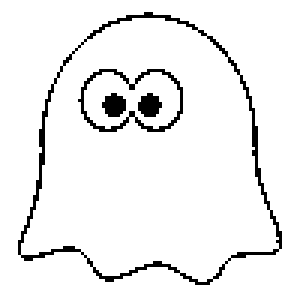
#> input picture 02/duch100.png, 100 x 100 px (shown 3 times larger)
$ jupyter execute --allow-errors Tiles.ipynb   (shell and % lines are left out)
#> lines starting #> are read from the running program, lines starting #| are printed output that depends on the picture; after the words box and inside, x2 and y2 are one past the last pixel; in counts of white or black regions, pixels touching at a corner belong together
[cell 1]
import matplotlib.pyplot as plt
import matplotlib.image as mpimg
import numpy as np
import colorsys
import copy
import time
import sys
from tqdm import tqdm
from PIL import Image

#img = Image.open('dragon_200.png')
#img = Image.open('pattern.png')
#img = Image.open('ghost_200.png')
img = Image.open('duch100.png')
#> img is the input picture: PIL image 100x100 RGB; 93.9% white; black in thin lines or dots, all inside (x1, y1, x2, y2) = (6, 4, 94, 95)
img = img.convert('RGB')

print(img.size)
#| (100, 100)
plt.imshow(img)

[cell 2]
TILE_SIZE = 5 # Size of the tile => 10x10
BITS = 1       # Color depth

class Tile:
    def get_pixel(self, x, y):
        return self.pixels[x][y]

    def to_binary(self):
        if (BITS == 8):
            binary = [bin(x)[2:].zfill(8) for x in self.pixels.flatten()]
            return np.array([list(map(int, x)) for x in binary]).flatten()
        if (BITS == 1):
            binary = []
            for x in self.pixels.flatten():
                assert(x == 255 or x == 0)
                binary.append(x // 255)
            return np.array(binary)

    def __init__(self, pixels):
        self.pixels = pixels

def tile_equals(tile1, tile2):
    return np.array_equal(tile1.pixels.flatten(), tile2.pixels.flatten())

[cell 3]
WIDTH = img.size[0]
#> WIDTH = 100
HEIGHT = img.size[1]
#> HEIGHT = 100

tiles_x = WIDTH // TILE_SIZE
#> tiles_x = 20
tiles_y = HEIGHT // TILE_SIZE
#> tiles_y = 20

def get_tiles_from_img(img):
    img_data = np.array(img.getdata()).reshape(WIDTH, HEIGHT, 3)
    print("Img data shape: ", img_data.shape)
#| Img data shape:  (100, 100, 3)

    tiles = []
    for x in range(tiles_x):
        for y in range(tiles_y):
            pixels = []
            count = 0
            for offset_x in range(TILE_SIZE):
                for offset_y in range(TILE_SIZE):
                    pixels.append(img_data[x * TILE_SIZE + offset_x][y * TILE_SIZE + offset_y])

            tiles.append(Tile(np.array(pixels).reshape(TILE_SIZE, TILE_SIZE, 3)))
#> after the loop, tiles = 400 items

    return np.array(tiles)

[cell 4]
# [7 lines left out: function get_rotations_of_tile, not called in this run]

[cell 5]
# [48 lines left out: functions show_tiles, to_color_depth_8, predicted_to_tiles, not called in this run]

[cell 6]
assert(WIDTH % TILE_SIZE == 0 and HEIGHT % TILE_SIZE == 0)

[cell 7]
tiles = get_tiles_from_img(img)

train_x = [t.to_binary() for t in tiles]
#> train_x = 400 items
train_y = np.copy(train_x)
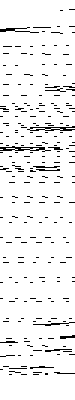
#> train_y: shape (400, 75) int64; values 0 (black) and 1 (white), 93.9% white; black in thin lines or dots

[cell 8]
# [50 lines left out: functions show_used_tiles, show_tiles_matrix, not called in this run]

#### Hidden layer sizes

[cell 9]
from scipy import misc
HIDDEN_1 = 8
HIDDEN_2 = 16
throughput = 0
for i in range(HIDDEN_1 + 1):
    throughput += misc.comb(HIDDEN_2, i, exact=1)
print("Max throughput (between two hidden layers): ", throughput)

[cell 10]
# [5 lines left out: function get_model_score, not called in this run]

#### Standard fit

[cell 11]
STANDARD_FIT = True
#> (the rest of this cell did not finish here and is left out)

#> (a cell that did not finish here is left out)

#### Partial fit using rotations of tiles

[cell 13]
# [9 lines left out: function show_iter_number, not called in this run]

[cell 14]
MAX_ITER = 100
ROTATIONS = True

#> (the rest of this cell did not finish here and is left out)

#| Img data shape:  (100, 100, 3)

$ run again, with 02/dragon_200.png copied over 02/duch100.png
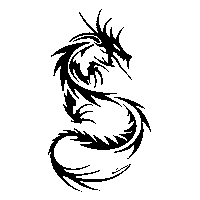
#> input picture 02/dragon_200.png, 200 x 200 px
#> img is the input picture: PIL image 200x200 L; 88.9% white; 9 black regions (3 under 20 px), largest, box (x1, y1, x2, y2) and area: (48, 104, 137, 191) 1447, (51, 42, 122, 107) 908, (69, 9, 132, 80) 901, (69, 44, 109, 88) 460, (114, 97, 151, 159) 378, (63, 89, 96, 124) 359
#| (200, 200)
#| Img data shape:  (200, 200, 3)
#> after the loop in get_tiles_from_img, `for x in range(tiles_x):`: tiles = 1600 items
#> `train_y = np.copy(train_x)`:
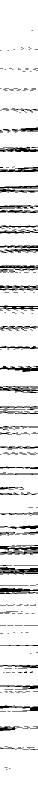
#> train_y: shape (1600, 75) int64 (shown at 1/2 size); values 0 (black) and 1 (white), 88.9% white; 246 black regions (180 under 20 px), largest, box (x1, y1, x2, y2) and area: (0, 1090, 75, 1109) 765, (0, 1134, 75, 1149) 699, (0, 1176, 75, 1188) 585
#| Img data shape:  (200, 200, 3)

$ run again, with 02/pattern.png copied over 02/duch100.png
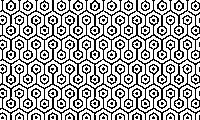
#> input picture 02/pattern.png, 200 x 120 px
#> img is the input picture: PIL image 200x120 L; 65.5% white; black in thin lines or dots
#> img: PIL image 200x120 RGB; 65.5% white; black in thin lines or dots
#| (200, 120)
#> in get_tiles_from_img, `img_data = np.array(img.getdata()).reshape(WIDTH, HEIGHT, 3)`:
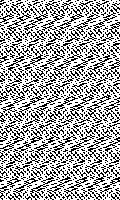
#> img_data: shape (200, 120, 3) int64; 65.5% white; black in thin lines or dots
#| Img data shape:  (200, 120, 3)
#> after the loop in get_tiles_from_img, `for x in range(tiles_x):`: tiles = 960 items
#> `train_y = np.copy(train_x)`:
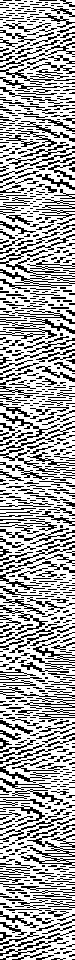
#> train_y: shape (960, 75) int64; values 0 (black) and 1 (white), 65.5% white; black in thin lines or dots
#| Img data shape:  (200, 120, 3)
